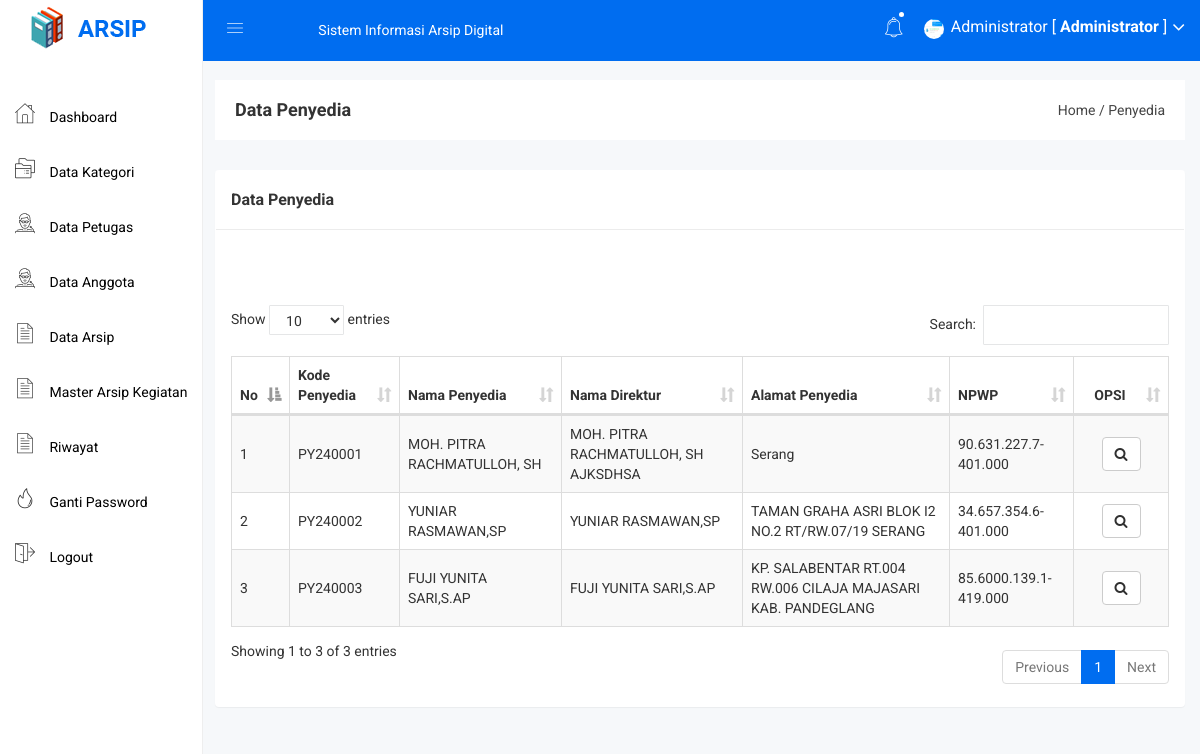
/admin/penyedia.php (signed in), run on the app's committed database.
### tables this page shows
CREATE TABLE `penyedia` (
  `id_penyedia` int(11) NOT NULL,
  `kode_penyedia` varchar(50) DEFAULT NULL,
  `nama_penyedia` varchar(100) DEFAULT NULL,
  `nama_direktur` varchar(100) NOT NULL,
  `alamat_penyedia` varchar(255) DEFAULT NULL,
  `npwp` varchar(50) DEFAULT NULL,
  `nama_bank` varchar(50) DEFAULT NULL,
  `no_rek_bank` varchar(50) DEFAULT NULL
);

### admin/penyedia.php (the view, shortened to what this page needs)
<?php
include ('../koneksi.php');
$sql = "SELECT * FROM Penyedia";
$result = mysqli_query($koneksi, $sql);
$penyedia_data = array();
if (mysqli_num_rows($result) > 0) {
    while ($row = mysqli_fetch_assoc($result)) {
        $penyedia_data[] = $row;
    }
} else {
    echo "Tidak ada data";
}
?>
<?php include 'header.php'; ?>
<div class="breadcome-area">
    <div class="container-fluid">
        <div class="row">
            <div class="col-lg-12 col-md-12 col-sm-12 col-xs-12">
                <div class="breadcome-list">
                    <div class="row">
                        <div class="col-lg-6 col-md-6 col-sm-6 col-xs-12">
                            <div class="breadcome-heading">
                                <h4 style="margin-bottom: 0px">Data Penyedia</h4>
                            </div>
                        </div>
                        <div class="col-lg-6 col-md-6 col-sm-6 col-xs-12">
                            <ul class="breadcome-menu" style="padding-top: 0px">
                                <li><a href="#">Home</a> <span class="bread-slash">/</span></li>
                                <li><span class="bread-blod">Penyedia</span></li>
                            </ul>
                        </div>
                    </div>
                </div>
            </div>
        </div>
    </div>
</div>
<div class="container-fluid">
    <div class="panel panel">
        <div class="panel-heading">
            <h3 class="panel-title">Data Penyedia</h3>
        </div>
        <div class="panel-body">
            <!-- <div class="pull-right">
                <a href="penyedia_tambah.php" class="btn btn-primary"><i class="fa fa-plus"></i> Tambah Penyedia</a>
            </div> -->
            <br>
            <br>
            <br>
            <table id="table" class="table table-bordered table-striped table-hover table-datatable">
                <thead>
                    <tr>
                        <th width="1%">No</th>
                        <th>Kode Penyedia</th>
                        <th>Nama Penyedia</th>
                        <th>Nama Direktur</th>
                        <th>Alamat Penyedia</th>
                        <th>NPWP</th>
                        <th class="text-center" width="10%">OPSI</th>
                    </tr>
                </thead>
                <tbody>
                    <?php
                    $no = 1;
                    foreach ($penyedia_data as $row) { ?>
                        <tr>
                            <td><?php echo $no++; ?></td>
                            <td><?php echo $row['kode_penyedia']; ?></td>
                            <td><?php echo $row['nama_penyedia']; ?></td>
                            <td><?php echo $row['nama_direktur']; ?></td>
                            <td><?php echo $row['alamat_penyedia']; ?></td>
                            <td><?php echo $row['npwp']; ?></td>
                            <td>
                                <div class="btn-group" style="display:flex; justify-content:center;">
                                    <a href="penyedia_detail.php?id=<?php echo $row['id_penyedia']; ?>"
                                        class="btn btn-default"><i class="fa fa-search"></i></a>
                                </div>
                            </td>
                        </tr>
                    <?php } ?>
                </tbody>
            </table>
        </div>
    </div>
</div>
<?php include 'footer.php'; ?>

### admin/header.php (shortened to what this page needs)
<!doctype html>
<html>
<head>
    <link rel="stylesheet" href="../assets/css/bootstrap.min.css">
    <link rel="stylesheet" href="../assets/css/font-awesome.min.css">
    <link rel="stylesheet" href="../assets/css/owl.carousel.css">
    <link rel="stylesheet" href="../assets/css/owl.theme.css">
    <link rel="stylesheet" href="../assets/css/owl.transitions.css">
    <link rel="stylesheet" href="../assets/css/animate.css">
    <link rel="stylesheet" href="../assets/css/normalize.css">
    <link rel="stylesheet" href="../assets/css/meanmenu.min.css">
    <link rel="stylesheet" href="../assets/css/main.css">
    <link rel="stylesheet" href="../assets/css/educate-custon-icon.css">
    <link rel="stylesheet" href="../assets/css/morrisjs/morris.css">
    <link rel="stylesheet" href="../assets/css/scrollbar/jquery.mCustomScrollbar.min.css">
    <link rel="stylesheet" href="../assets/css/metisMenu/metisMenu.min.css">
    <link rel="stylesheet" href="../assets/css/metisMenu/metisMenu-vertical.css">
    <link rel="stylesheet" href="../assets/css/calendar/fullcalendar.min.css">
    <link rel="stylesheet" href="../assets/css/calendar/fullcalendar.print.min.css">
    <link rel="stylesheet" href="../assets/style.css">
    <link rel="stylesheet" href="../assets/css/responsive.css">
    <link rel="stylesheet" href="../assets/css/style.css">
    <link rel="stylesheet" type="text/css" href="../assets/js/DataTables/datatables.css">
    <?php
    include '../koneksi.php';
    ?>
</head>
<body>
    <div class="left-sidebar-pro">
        <nav id="sidebar" class="">
            <div class="sidebar-header">
                <a href="index.html"><img class="main-logo" src="../assets/img/logo/logo.png" alt="" /></a>
            </div>
            <div class="left-custom-menu-adp-wrap comment-scrollbar">
                <nav class="sidebar-nav left-sidebar-menu-pro" style="margin-top: 30px">
                    <ul class="metismenu" id="menu1">
                        <li class="active">
                            <a href="index.php">
                                <span class="educate-icon educate-home icon-wrap"></span>
                                <span class="mini-click-non">Dashboard</span>
                            </a>
                        </li>
                        <li>
                            <a href="kategori.php" aria-expanded="false"><span
                                    class="educate-icon educate-course icon-wrap sub-icon-mg" aria-hidden="true"></span>
                                <span class="mini-click-non">Data Kategori</span></a>
                        </li>
                        <li>
                            <a href="petugas.php" aria-expanded="false"><span
                                    class="educate-icon educate-professor icon-wrap sub-icon-mg"
                                    aria-hidden="true"></span> <span class="mini-click-non">Data Petugas</span></a>
                        </li>
                        <li>
                            <a href="user.php" aria-expanded="false"><span
                                    class="educate-icon educate-professor icon-wrap sub-icon-mg"
                                    aria-hidden="true"></span> <span class="mini-click-non">Data Anggota</span></a>
                        </li>
                        <li>
                            <a href="arsip.php" aria-expanded="false"><span
                                    class="educate-icon educate-data-table icon-wrap sub-icon-mg"
                                    aria-hidden="true"></span> <span class="mini-click-non">Data Arsip</span></a>
                        </li>
                        <li class="nav-item dropdown">
                            <a class="nav-link dropdown-toggle" href="#" role="button" data-bs-toggle="dropdown"
                                aria-expanded="false">
                                <span class="educate-icon educate-data-table icon-wrap sub-icon-mg"
                                    aria-hidden="true"></span> <span class="mini-click-non">Master Arsip Kegiatan</span>
                            </a>
                        </li>
                        <li class="nav-item dropdown">
                            <a class="nav-link dropdown-toggle" href="#" role="button" data-bs-toggle="dropdown"
                                aria-expanded="false">
                                <span class="educate-icon educate-data-table icon-wrap sub-icon-mg"
                                    aria-hidden="true"></span> <span class="mini-click-non">Riwayat</span>
                            </a>
                        </li>
                        <li>
                            <a href="gantipassword.php" aria-expanded="false"><span
                                    class="educate-icon educate-danger icon-wrap sub-icon-mg" aria-hidden="true"></span>
                                <span class="mini-click-non">Ganti Password</span></a>
                        </li>
                        <li>
                            <a href="logout.php" aria-expanded="false"><span
                                    class="educate-icon educate-pages icon-wrap sub-icon-mg" aria-hidden="true"></span>
                                <span class="mini-click-non">Logout</span></a>
                        </li>
                    </ul>
                </nav>
            </div>
        </nav>
    </div>
    <div class="all-content-wrapper">
        <div class="container-fluid">
            <div class="row">
                <div class="col-lg-12 col-md-12 col-sm-12 col-xs-12">
                    <div class="logo-pro">
                        <a href="index.html"><img class="main-logo" src="../assets/img/logo/logo.png" alt="" /></a>
                    </div>
                </div>
            </div>
        </div>
        <div class="header-advance-area">
            <div class="header-top-area">
                <div class="container-fluid">
                    <div class="row">
                        <div class="col-lg-12 col-md-12 col-sm-12 col-xs-12">
                            <div class="header-top-wraper">
                                <div class="row">
                                    <div class="col-lg-1 col-md-0 col-sm-12 col-xs-12">
                                        <div class="menu-switcher-pro">
                                            <button type="button" id="sidebarCollapse"
                                                class="btn bar-button-pro header-drl-controller-btn btn-info navbar-btn">
                                                <i class="educate-icon educate-nav"></i>
                                            </button>
                                        </div>
                                    </div>
                                    <div class="col-lg-5 col-md-6 col-sm-12 col-xs-12">
                                        <div class="header-top-menu tabl-d-n">
                                            <ul class="nav navbar-nav mai-top-nav">
                                                <li class="nav-item"><a href="#" class="nav-link">Sistem Informasi Arsip
                                                        Digital</a></li>
                                            </ul>
                                        </div>
                                    </div>
                                    <div class="col-lg-6 col-md-6 col-sm-12 col-xs-12">
                                        <div class="header-right-info">
                                            <ul class="nav navbar-nav mai-top-nav header-right-menu">
                                                <li class="nav-item">
                                                    <a href="#" data-toggle="dropdown" role="button"
                                                        aria-expanded="false" class="nav-link dropdown-toggle"><i
                                                            class="educate-icon educate-bell"
                                                            aria-hidden="true"></i><span
                                                            class="indicator-nt"></span></a>
                                                </li>
                                                <li class="nav-item">
                                                    <a href="#" data-toggle="dropdown" role="button"
                                                        aria-expanded="false" class="nav-link dropdown-toggle">
                                                        <?php
                                                        $id_admin = $_SESSION['id'];
                                                        $profil = mysqli_query($koneksi, "select * from admin where admin_id='$id_admin'");
                                                        $profil = mysqli_fetch_assoc($profil);
                                                        if ($profil['admin_foto'] == "") {
                                                            ?>
                                                            <img src="../gambar/sistem/user.png"
                                                                style="width: 20px;height: 20px">
                                                        <?php } else { ?>
                                                            <img src="../gambar/admin/<?php echo $profil['admin_foto'] ?>"
                                                                style="width: 20px;height: 20px">
                                                        <?php } ?>
                                                        <span class="admin-name"><?php echo $_SESSION['nama']; ?> [
                                                            <b>Administrator</b> ]</span>
                                                        <i class="fa fa-angle-down edu-icon edu-down-arrow"></i>
                                                    </a>
                                                </li>
                                            </ul>
                                        </div>
                                    </div>
                                </div>
                            </div>
                        </div>
                    </div>
                </div>
            </div>
        </div>

### data on the page
penyedia: kode_penyedia "PY240001", nama_penyedia "MOH. PITRA RACHMATULLOH, SH", nama_direktur "MOH. PITRA RACHMATULLOH, SH AJKSDHSA", alamat_penyedia "Serang", npwp "90.631.227.7-401.000"
penyedia: kode_penyedia "PY240002", nama_penyedia "YUNIAR RASMAWAN,SP", nama_direktur "YUNIAR RASMAWAN,SP", alamat_penyedia "TAMAN GRAHA ASRI BLOK I2 NO.2 RT/RW.07/19 SERANG", npwp "34.657.354.6-401.000"
penyedia: kode_penyedia "PY240003", nama_penyedia "FUJI YUNITA SARI,S.AP", nama_direktur "FUJI YUNITA SARI,S.AP", alamat_penyedia "KP. SALABENTAR RT.004 RW.006 CILAJA MAJASARI KAB. PANDEGLANG", npwp "85.6000.139.1-419.000"

### other printed values
$_SESSION['nama'] "Administrator"
